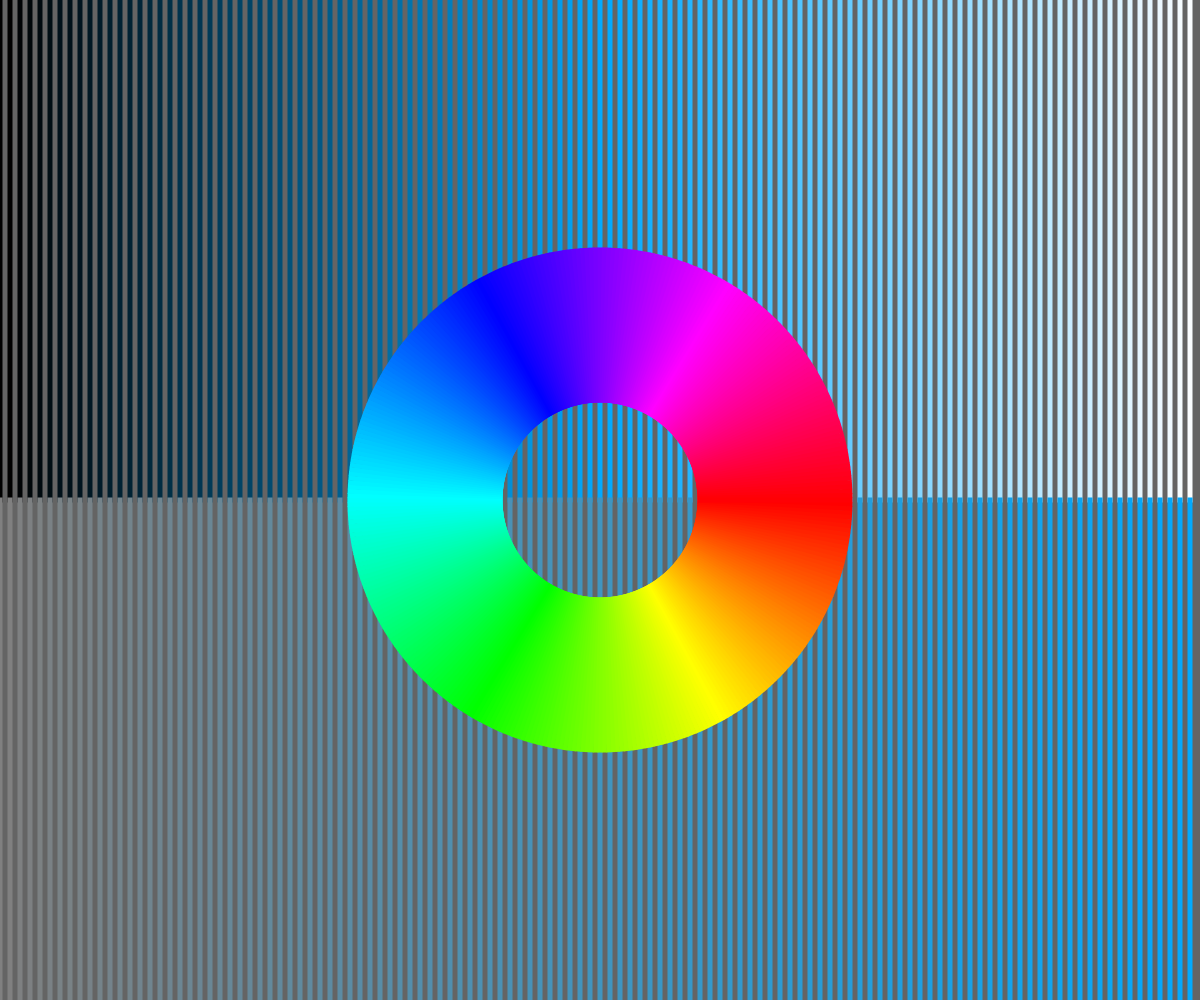
Frame 1 (no input)
Frame 60 (no input): identical to frame 1, image omitted
Frame 120 (the mouse pressed at the canvas centre since frame 60): identical to frame 1, image omitted

The p5.js sketch that drew this single still picture (run headless with seeded random() and noise() and a simulated clock; from frame 60 on, the mouse is pressed at the canvas centre):

// p5.js sketch
// ── sketch.js
function setup () {
  createCanvas(windowWidth,windowHeight);
}

function draw(){
  background(100);
  strokeCap(PROJECT);
  let size = height/2;
  strokeWeight(size * 0.01);

  for (i = 0; i<width; i+=10){
    c = color('hsl(200,100%,'+map(i,0,width,0,100)+'%)');
    stroke(c)
    line(i,0,i,height/2);
    c = color('hsl(200,'+map(i,0,width,0,100)+'%,50%)');
    stroke(c)
    line(i,height/2,i,height);
  }

  push();
  translate(width/2,height/2)
  for (i = 0; i<360; i++){
    c = color('hsl('+i+', 100%, 50%)');
    stroke(c)
    rotate(radians(1));
    line(size/5,0,size/2,0);
  }
  pop();
}

function windowResized () {
  resizeCanvas(windowWidth, windowHeight);
}
